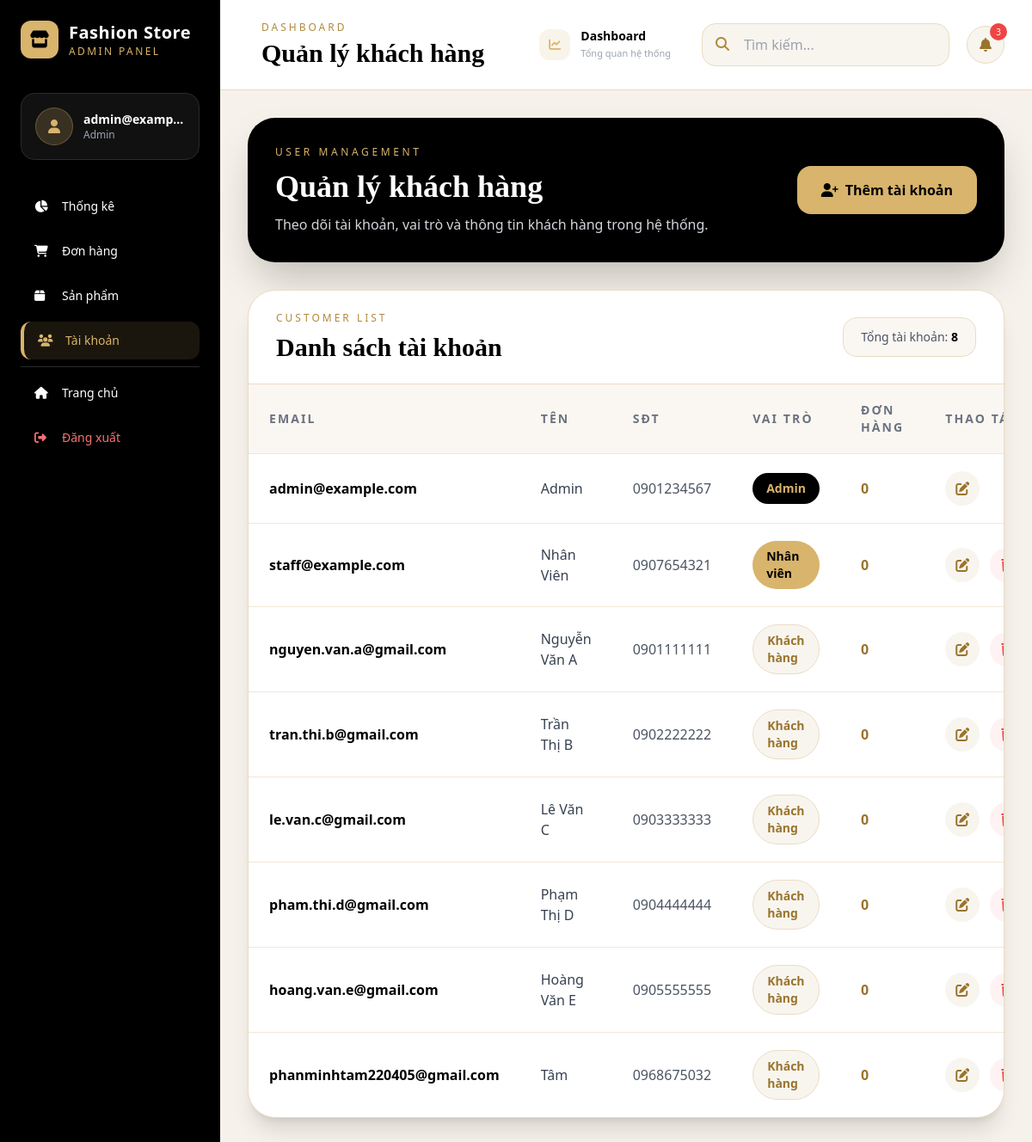
The page /admin/users (signed in) on the database as committed earlier.
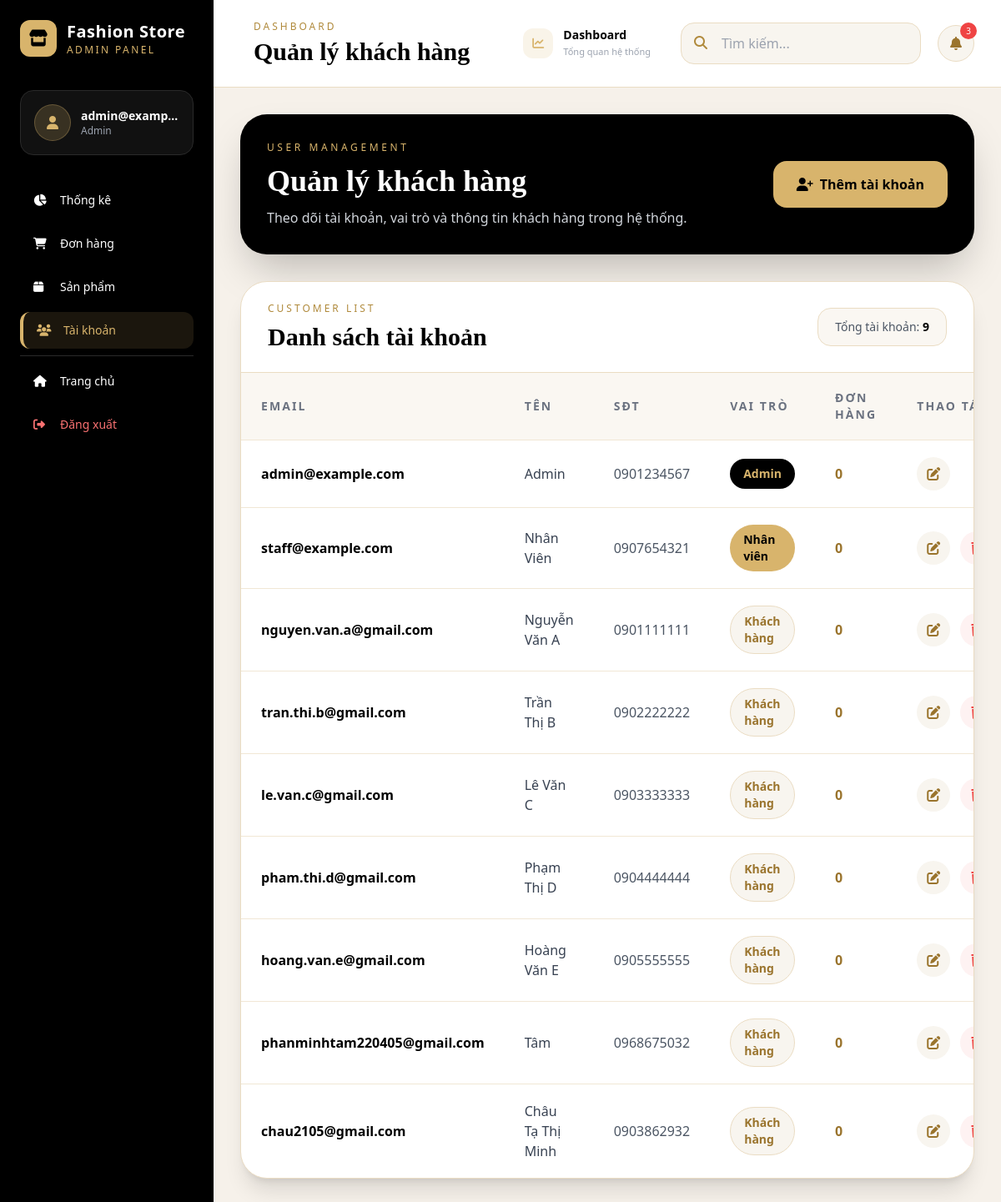
The same page on the database as committed later.
### database.py (models this page shows)
class User(db.Model):
    __tablename__ = 'users'
    email = db.Column(db.String(120), primary_key=True)
    password = db.Column(db.String(200), nullable=False)
    role = db.Column(db.String(20), default='user')
    name = db.Column(db.String(100), nullable=False)
    phone = db.Column(db.String(20))
    address = db.Column(db.Text)
    wishlist = db.Column(db.Text)  # JSON array
    created_at = db.Column(db.DateTime, default=datetime.now)
    orders = db.relationship('Order', backref='user', lazy=True)
    def to_dict(self):
        return {
            'email': self.email,
            'password': self.password,
            'role': self.role,
            'name': self.name,
            'phone': self.phone,
            'address': self.address,
            'wishlist': json.loads(self.wishlist) if self.wishlist else [],
            'orders': [order.id for order in self.orders],
            'created_at': self.created_at.isoformat() if self.created_at else None
        }

### flask_clothing_store.py (the view)
@app.route('/admin/users')
@admin_required
def admin_users():
    role_filter = request.args.get('role', 'all')
    if role_filter == 'all':
        users = User.query.all()
    else:
        users = User.query.filter_by(role=role_filter).all()
    all_count = User.query.count()
    admin_count = User.query.filter_by(role='admin').count()
    staff_count = User.query.filter_by(role='staff').count()
    user_count = User.query.filter_by(role='user').count()
    return render_template('admin/users.html',
                         users=[u.to_dict() for u in users],
                         role=role_filter,
                         all_count=all_count,
                         admin_count=admin_count,
                         staff_count=staff_count,
                         user_count=user_count)

### flask_clothing_store.py (called while the page is built)
@app.context_processor
def utility_processor():
    return {
        'now': datetime.datetime.now(),
        'wishlist_count': lambda: len(get_wishlist()),
        'cart_count': lambda: len(get_cart()),
        'format_price': format_price,
        'get_featured_products': get_featured_products,
        'get_best_sellers': get_best_sellers,
        'get_categories': get_categories
    }

def admin_required(f):
    @wraps(f)
    def decorated_function(*args, **kwargs):
        if 'user' not in session or session['user']['role'] != 'admin':
            flash('Bạn không có quyền truy cập trang này', 'error')
            return redirect(url_for('home'))
        return f(*args, **kwargs)
    return decorated_function

### templates/admin/users.html (shortened to what the changed rows need)
{% extends "admin/base_admin.html" %}
{% block page_title %}Quản lý khách hàng{% endblock %}
{% block content %}
<div class="max-w-7xl mx-auto">
    <div class="bg-black text-white rounded-[2rem] shadow-2xl p-8 mb-8">
        <div class="flex flex-col md:flex-row md:items-center md:justify-between gap-5">
            <div>
                <h1 class="text-4xl font-serif font-black">
                    Quản lý khách hàng
                </h1>
            </div>
        </div>
    </div>
    <div class="bg-white rounded-[2rem] shadow-xl border border-[#eadcc3] overflow-hidden">
        <div class="px-8 py-6 border-b border-[#eadcc3] flex flex-col md:flex-row md:items-center md:justify-between gap-4">
            <div>
                <h2 class="text-3xl font-serif font-black text-black">
                    Danh sách tài khoản
                </h2>
            </div>
            <div class="bg-[#faf7f2] border border-[#eadcc3] rounded-2xl px-5 py-3 text-sm text-gray-600">
                Tổng tài khoản:
                <span class="font-bold text-black">{{ users|length }}</span>
            </div>
        </div>
        <div class="overflow-x-auto">
            <table class="w-full">
                <thead class="bg-[#faf7f2]">
                    <tr>
                        <th class="text-left py-5 px-6 text-sm uppercase tracking-[0.15em] text-gray-500">Email</th>
                        <th class="text-left py-5 px-6 text-sm uppercase tracking-[0.15em] text-gray-500">Tên</th>
                        <th class="text-left py-5 px-6 text-sm uppercase tracking-[0.15em] text-gray-500">SĐT</th>
                        <th class="text-left py-5 px-6 text-sm uppercase tracking-[0.15em] text-gray-500">Vai trò</th>
                        <th class="text-left py-5 px-6 text-sm uppercase tracking-[0.15em] text-gray-500">Đơn hàng</th>
                        <th class="text-left py-5 px-6 text-sm uppercase tracking-[0.15em] text-gray-500">Thao tác</th>
                    </tr>
                </thead>
                <tbody>
                    {% for user in users %}
                    <tr class="border-t border-[#f1e7d5] hover:bg-[#faf7f2] transition">
                        <td class="py-5 px-6 font-semibold text-black">
                            {{ user.email }}
                        </td>
                        <td class="py-5 px-6 text-gray-700">
                            {{ user.name }}
                        </td>
                        <td class="py-5 px-6 text-gray-600">
                            {{ user.phone }}
                        </td>
                        <td class="py-5 px-6">
                            {% if user.role == 'admin' %}
                            <span class="inline-flex px-4 py-2 rounded-full bg-black text-[#d8b46c] font-semibold text-sm">
                                Admin
                            </span>
                            {% elif user.role == 'staff' %}
                            <span class="inline-flex px-4 py-2 rounded-full bg-[#d8b46c] text-black font-semibold text-sm">
                                Nhân viên
                            </span>
                            {% else %}
                            <span class="inline-flex px-4 py-2 rounded-full bg-[#f8f5ef] text-[#9a742d] border border-[#eadcc3] font-semibold text-sm">
                                Khách hàng
                            </span>
                            {% endif %}
                        </td>
                        <td class="py-5 px-6 font-bold text-[#9a742d]">
                            0
                        </td>
                        <td class="py-5 px-6">
                            <div class="flex items-center gap-3">
                                <a href="{{ url_for('admin_edit_user', email=user.email) }}"
                                   class="w-10 h-10 rounded-full bg-[#f8f5ef] text-[#9a742d] flex items-center justify-center hover:bg-[#d8b46c] hover:text-black transition"
                                   title="Sửa tài khoản">
                                    <i class="fas fa-edit"></i>
                                </a>
                                {% if user.email != session.user.email %}
                                <form method="POST"
                                      action="{{ url_for('admin_delete_user') }}"
                                      onsubmit="return confirm('Xác nhận xóa tài khoản này?')">
                                    <button type="submit"
                                            class="w-10 h-10 rounded-full bg-red-50 text-red-500 flex items-center justify-center hover:bg-red-100 transition"
                                            title="Xóa tài khoản">
                                        <i class="fas fa-trash"></i>
                                    </button>
                                </form>
                                {% endif %}
                            </div>
                        </td>
                    </tr>
                    {% endfor %}
                </tbody>
            </table>
        </div>
    </div>
</div>
{% endblock %}

Rows that differ between the two databases and show on the page:
added User: email "chau2105@gmail.com", name "Châu Tạ Thị Minh", phone "0903862932", role "Khách hàng"
Other text that changed with them:
{{ users|length }}: "8" → "9"
